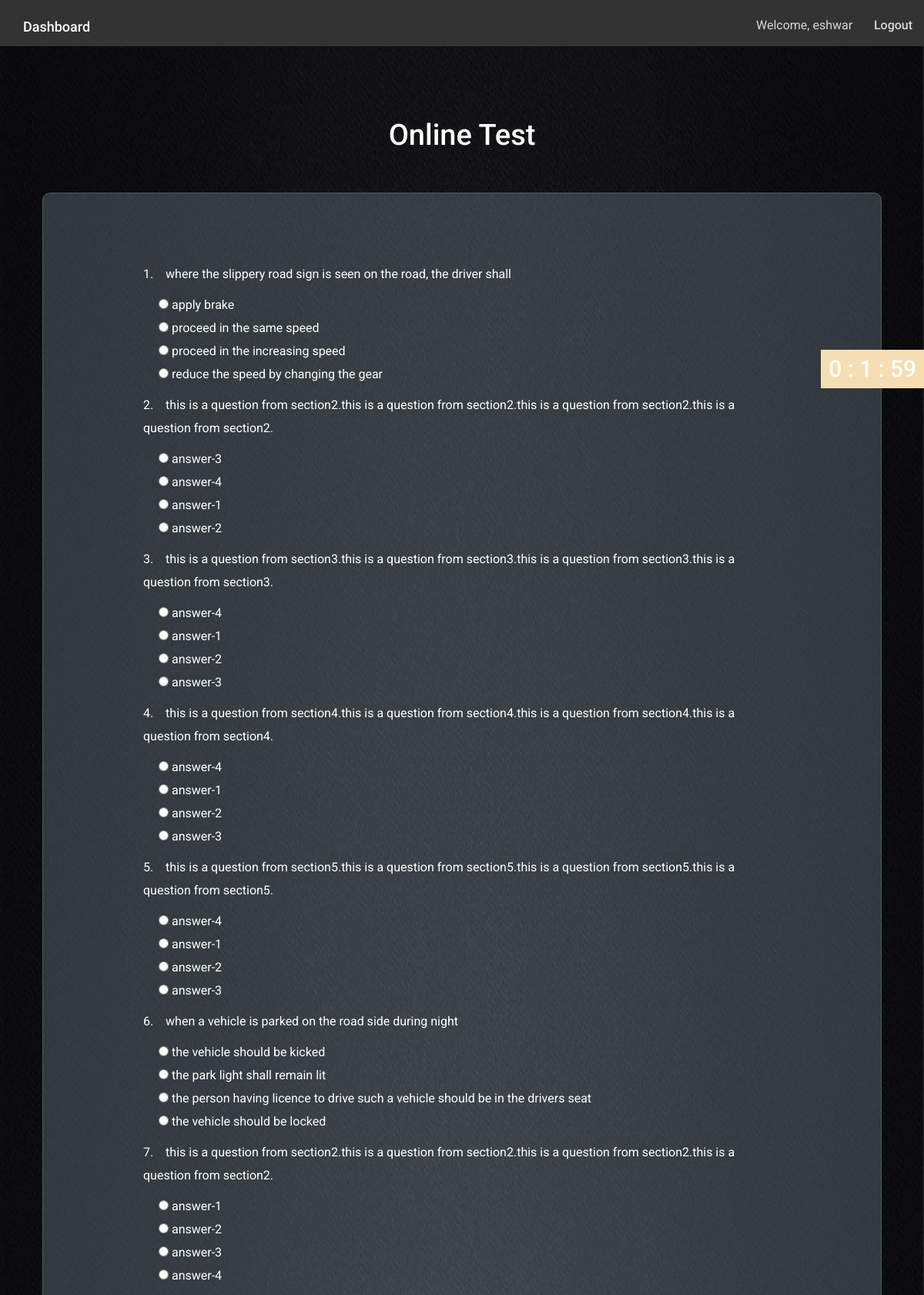
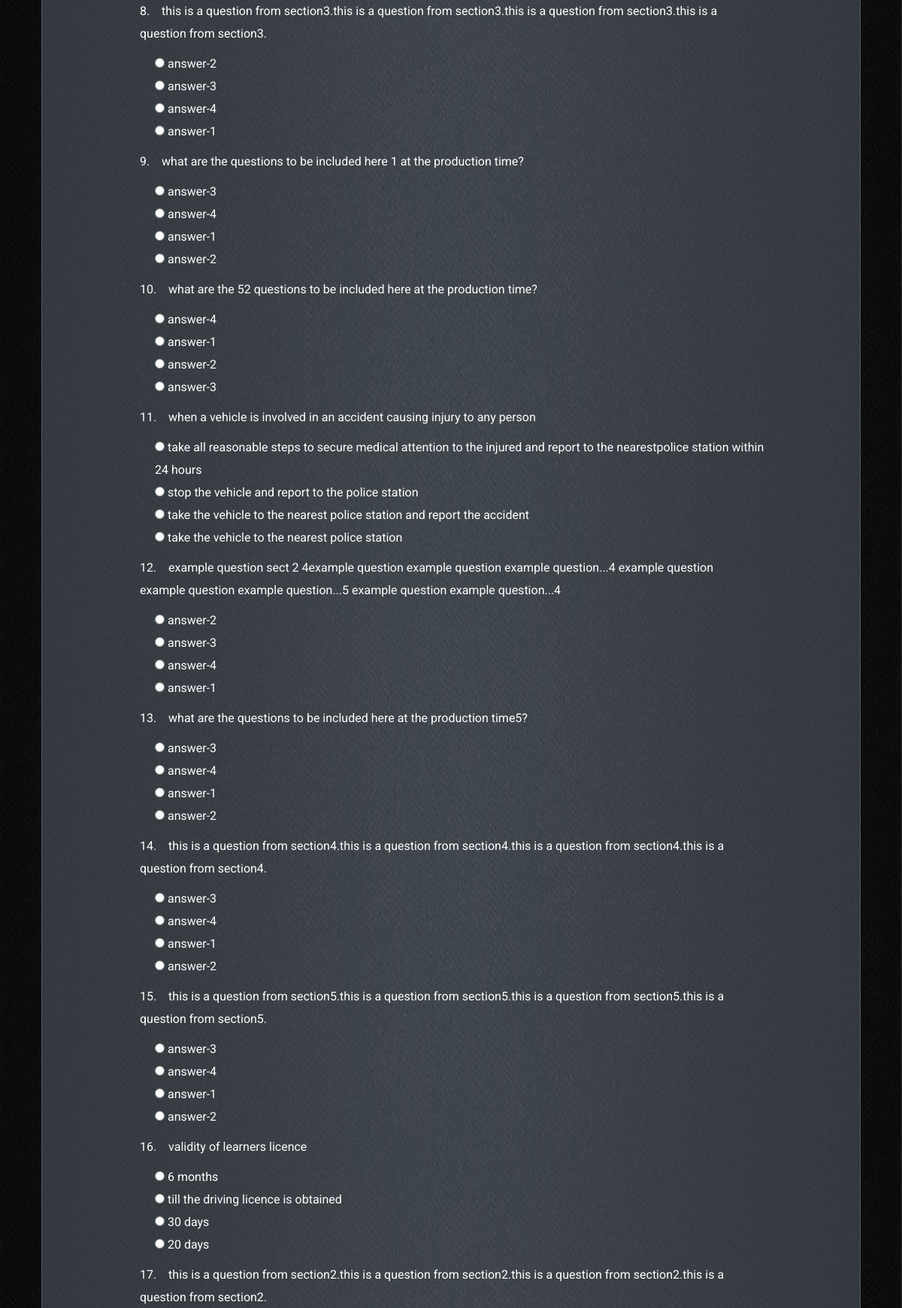
/user/OnlineTest.php (signed in, upper part), run on the app's committed database (2 pictures, top to bottom).
### tables this page shows
CREATE TABLE `onlinetest` (
  `id` int(11) NOT NULL,
  `section` varchar(255) NOT NULL,
  `question` text NOT NULL,
  `option1` text NOT NULL,
  `option2` text NOT NULL,
  `option3` text NOT NULL,
  `option4` text NOT NULL,
  `correct_option` text NOT NULL,
  `photos` varchar(10) DEFAULT NULL
);

### user/OnlineTest.php (the view, shortened to what this page needs)
<?php
	require_once('../includes/initialize.php');
?>
<?php include_once(LIB_PATH.DS.'layouts/html_initialize.php'); ?>
<?php include_once(LIB_PATH.DS.'layouts/css_initialize.php'); ?>
<link rel="stylesheet" href="../assets/css/dashboard.css">
<?php include_once(LIB_PATH.DS.'layouts/favicon_initialize.php'); ?>
	<body>
		<img src="../assets/img/backgrounds/plain.jpg" class="bg">
		<?php include_once(LIB_PATH.DS.'layouts/navbar.php') ?>
		<div class="container inner-bg" >
			<div id="Timer"></div>
			<div class="header">
				<h1><strong>Online Test</strong> </h1>
			</div>
			<div class="page-content inner-bg">
				<form name="onlineTest" action="test_results.php" method="post">
					<?php
						$query = "SELECT * FROM testtopics ;" ;
						$result = mysqli_query($conn, $query);
						if(!$result) {
							die('query failed at accessing topics');
						} else {
							$section_count = -1;
							while($topic_set = mysqli_fetch_array($result)) {
								$query = "SELECT * FROM onlinetest where section = '{$topic_set['topic']}' ;";
								$res = mysqli_query($conn, $query);
								if(!$res) {
									die('query failed at accessing questions');
								} else {
									$i = 1;
									while($ques_arrays = mysqli_fetch_array($res)){
										$section[$section_count][$i]['question'] = $ques_arrays['question'];
										for($k=1; $k<=4; $k++){
											$section[$section_count][$i]['option'.$k] = $ques_arrays['option'.$k];
										}
										$section[$section_count][$i]['correct_option'] = $ques_arrays['correct_option'];
										if($ques_arrays['photos'] == 'yes'){
											$q = "SELECT filename from onlinetest_pics WHERE question = '{$ques_arrays['question']}' ; " ;
											$r = mysqli_query($conn, $q);
											if(!$r) {
												die("error at bringing pics details");
											} else {
												$fn = mysqli_fetch_array($r);
												$section[$section_count][$i]['filename'] = $fn['filename'];
											}
										}
										$i++;
									}
								}
								$section_count++;
							}
						}
						$q_no = 1 ;
						$x = rand(1,5);
						$y = rand(1,20);
						while($q_no <= 20){
							if($x>5) { $x = $x-5 ; };
							if($y>20) { $y = $y - 20; };
							$final_question_set[$q_no] = $section[$x][$y]  ;
							$x++ ;
							$q_no++;
							$y++;
						}
						$i = 1;
						while($i<=20){
									?>
									<div class="questions">
										<div id="Q<?php echo $i; ?>">
											<div class="q_head">
												<span ><?php echo $i. ". &nbsp  &nbsp"; ?></span><?php echo $final_question_set[$i]['question'];?>
											</div>
											<div class="q_ans">
												<?php
												$j = rand(1,4);
												for($k=1;$k<5;$k++){
													if($j>4) { $j= $j - 4 ;}
													?>
													<input type="radio" name="question<?php echo $i; ?>" value="<?php echo $final_question_set[$i]['option'.$j]; ?>" >
														<span style="padding-right:20px">
															<?php echo $final_question_set[$i]['option'.$j]; ?>
														</span>
													<br>
													<?php
													$j++;
												}
												?>
											</div>
										</div>
									</div>
									<?php
							$i++;
						};
					?>
				</form>
			</div>
		</div>
	</body>
</html>

### assets/css/style.css (style rules this page uses)
body { font-family: 'Roboto', sans-serif; font-size: 16px; font-weight: 400; color: white; line-height: 30px; }
strong { font-weight: 500; color: white; }
h1, h2 { margin-top: 10px; font-size: 38px; font-weight: 400; color: white; line-height: 50px; }
img { max-width: 100%; }
img.bg { min-height: 100%; min-width: 1024px; width: 100%; height: auto; position: fixed; top: 0; left: 0; z-index: -10; }
.inner-bg { padding:120px 40px ; }

### assets/css/dashboard.css (style rules this page uses)
.page-content { padding: 80px 80px; margin-top: 50px ; margin-bottom: 50px ; border-radius: 10px; border: 1px solid rgba(144,164,174 ,0.3); background-color: rgba(144,164,174 ,0.3); }
.header { text-align:center; font-size: 25px; margin:30px; height: auto; color: white; }
.questions { padding:0px 40px; }
.q_head { text-decoration: bold; padding:10px; margin-right:15px; }
.q_ans { padding-left: 30px; }
#Timer { position: fixed; display: block; padding: 10px; font-size:30px; font-weight: 500; top: 10%; right:0%; background-color: wheat; }

### data on the page
onlinetest: question "where the slippery road sign is seen on the road, the driver shall", option2 "apply brake", option3 "proceed in the same speed", option4 "proceed in the increasing speed", option1 "reduce the speed by changing the gear"
onlinetest: question "when a vehicle is parked on the road side during night", option4 "the vehicle should be kicked", option1 "the park light shall remain lit", option2 "the person having licence to drive such a vehicle should be in the drivers seat", option3 "the vehicle should be locked"
onlinetest: question "what are the questions to be included here 1 at the production time?", option3 "answer-3", option4 "answer-4", option1 "answer-1", option2 "answer-2"
onlinetest: question "when a vehicle is involved in an accident causing injury to any person", option1 "take all reasonable steps to secure medical attention to the injured and report to the nearestpolice station within 24 hours", option2 "stop the vehicle and report to the police station", option3 "take the vehicle to the nearest police station and report the accident", option4 "take the vehicle to the nearest police station"
onlinetest: question "what are the questions to be included here at the production time5?", option3 "answer-3", option4 "answer-4", option1 "answer-1", option2 "answer-2"
onlinetest: question "validity of learners licence", option1 "6 months", option2 "till the driving licence is obtained", option3 "30 days", option4 "20 days"

### other printed values
$_SESSION['FirstName'] "eshwar"
$final_question_set[$i]['question'] "this is a question from section2.this is a question from section2.this is a question from section2.this is a question from section2."
$final_question_set[$i]['option'.$j] "answer-3"
$final_question_set[$i]['option'.$j] "answer-4"
$final_question_set[$i]['option'.$j] "answer-1"
$final_question_set[$i]['option'.$j] "answer-2"
$final_question_set[$i]['question'] "this is a question from section3.this is a question from section3.this is a question from section3.this is a question from section3."
$final_question_set[$i]['question'] "this is a question from section4.this is a question from section4.this is a question from section4.this is a question from section4."
$final_question_set[$i]['question'] "this is a question from section5.this is a question from section5.this is a question from section5.this is a question from section5."
$final_question_set[$i]['question'] "what are the 52 questions to be included here at the production time?"
$final_question_set[$i]['question'] "example question sect 2 4example question example question example question...4 example question example question example question...5 example question example question...4"
